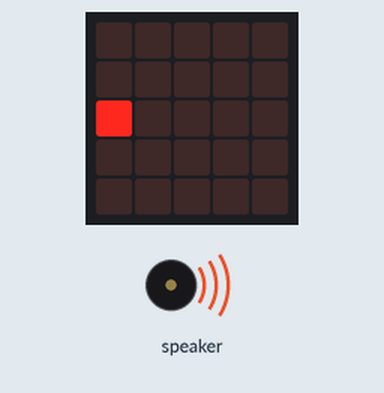
This program was run on a simulated Calliope mini (MakeCode). Parts: the board's 5×5 LED display, buzzer (waves = sounding).

Above: at 0.2 s.
Timing chart, 0 to 130.0 s (numbered marks = the images above):
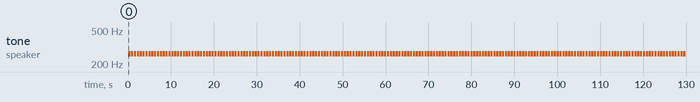

Measured:
- by itself, tone on speaker: alternates 262 Hz for 0.50 s and silent for 0.17 s

The program:

main.ts
```typescript
let sprite = game.createSprite(2, 2)
let sprite2 = game.createSprite(0, 2)
basic.forever(function () {
    sprite.move(1)
    sprite.ifOnEdgeBounce()
    if (sprite.isTouching(sprite2)) {
        music.playTone(262, music.beat(BeatFraction.Whole))
    }
})
```

test.ts
```typescript
// Hier kann man Tests durchführen; diese Datei wird nicht kompiliert, wenn dieses Paket als Erweiterung verwendet wird.
```
